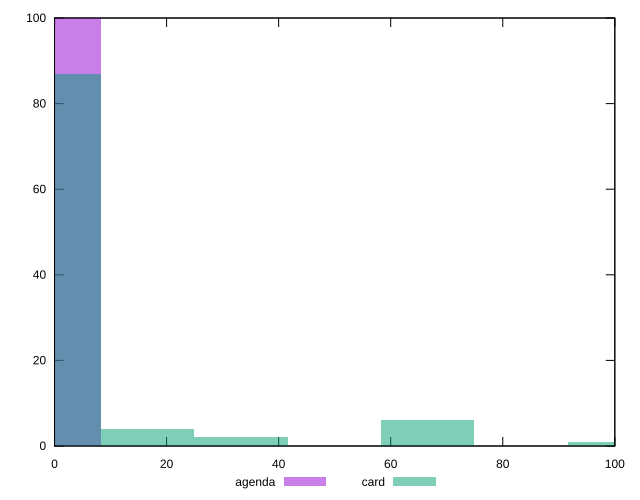

Recreate this plot in gnuplot.
reset

$agenda <<EOF
0 100
EOF

$card <<EOF
99.91398948207765 1
0 87
66.6093263213851 6
16.652331580346274 4
33.30466316069255 2
EOF

set key outside below
set boxwidth 16.652331580346274
set xrange [0:100]
set yrange [0:100]
set trange [0:100]
set style fill transparent solid 0.5 noborder
set terminal svg size 640, 500 enhanced background rgb 'white'
set output "reports/report_00031_2021-02-24T23-18-18.084Z/unminified-javascript/comparison/histogram/1_vs_2.svg"

plot $agenda title "agenda" with boxes, \
     $card title "card" with boxes

reset
